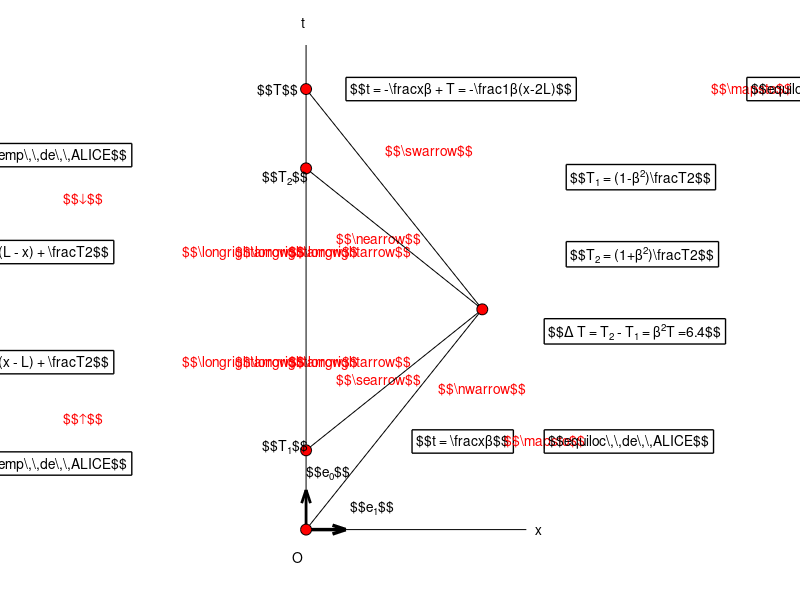

This chart was generated by the following MATLAB code:
%
% twins3.m
% ===========================================================
% João Leite 77907, Tiago Fernandes 77896, João Tomázio 78039
%

clear all
close all

% eixos
% ============================================

x_max=4;
t_max=11;

plot([0 x_max+1],[0 0],'black')
text(x_max+1.2,0,'x');
text(-0.1,11.5,'t');

hold on


% dados
% =============================================

T=10;
beta=4/5;

% formulas
% =============================================

L=beta*T/2;
gamma=1/sqrt(1-beta^2);

%formula B^2 * T
beta_2 = beta^2 * T;

%equitemp
text(-8,8.5,'$$equitemp\,\,de\,\,ALICE$$','Color','black','LineWidth',1,'LineStyle','-','EdgeColor','black');
%downarrow
text(-5.5,7.5,'$$\downarrow$$','Color','r');
%t pequeno
text(-8,6.3,'$$t = \beta (L - x) + \frac{T}{2}$$','Color','black','LineWidth',1,'LineStyle','-','EdgeColor','black');
% longrightarrow
text(-0.4,6.3,'$$\longrightarrow$$','Color','r');
% longrightarrow
text(-1.6,6.3,'$$\longrightarrow$$','Color','r');
% longrightarrow
text(-2.8,6.3,'$$\longrightarrow$$','Color','r');
% -> NE
text(0.7,6.6,'$$\nearrow$$','Color','r');
%t pequeno
text(-8,3.8,'$$t = \beta (x - L) + \frac{T}{2}$$','Color','black','LineWidth',1,'LineStyle','-','EdgeColor','black');
% longrightarrow
text(-0.4,3.8,'$$\longrightarrow$$','Color','r');
% longrightarrow
text(-1.6,3.8,'$$\longrightarrow$$','Color','r');
% longrightarrow
text(-2.8,3.8,'$$\longrightarrow$$','Color','r');
% -> SE
text(0.7,3.4,'$$\searrow$$','Color','r');
%uparrow
text(-5.5,2.5,'$$\uparrow$$','Color','r');
%equitemp Alice
text(-8,1.5,'$$equitemp\,\,de\,\,ALICE$$','Color','black','LineWidth',1,'LineStyle','-','EdgeColor','black');


%expressao equiloc Alice
text(1,10,'$$t = -\frac{x}{\beta} + T = -\frac{1}{\beta}(x-2L)$$','Color','black','LineWidth',1,'LineStyle','-','EdgeColor','black');
%->
text(9.2,10,'$$\mapsto$$','Color','r');
%->SW
text(1.8,8.6,'$$\swarrow$$','Color','r');
%equiloc alice
text(10.1,10,'$$equiloc\,\,de\,\,ALICE$$','Color','black','LineWidth',1,'LineStyle','-','EdgeColor','black');


%T1
text(6,8,'$$T_{1} = (1-\beta^2)\frac{T}{2}$$','Color','black','LineWidth',1,'LineStyle','-','EdgeColor','black');
%T2
text(6,6.25,'$$T_{2} = (1+\beta^2)\frac{T}{2}$$','Color','black','LineWidth',1,'LineStyle','-','EdgeColor','black');
%deltaT
text(5.5,4.5,['$$\Delta T = T_{2} - T_{1} = \beta^{2}T =',num2str(beta_2),'$$'],'Color','black','LineWidth',1,'LineStyle','-','EdgeColor','black');


%expressao equiloc alice
text(2.5,2,'$$t = \frac{x}{\beta}$$','Color','black','LineWidth',1,'LineStyle','-','EdgeColor','black');
%-> NO
text(3,3.2,'$$\nwarrow$$','Color','r');
%->
text(4.5,2,'$$\mapsto$$','Color','r');
%equiloc alice
text(5.5,2,'$$equiloc\,\,de\,\,ALICE$$','Color','black','LineWidth',1,'LineStyle','-','EdgeColor','black');



% desenho
% =============================================
plot([0 0],[0 t_max],'black')

plot([0 L],[0 T/2],'black')
plot([L 0],[T/2 T],'black')

plot([0 L],[beta*L+T/2 T/2],'black')
plot([0 L],[-beta*L+T/2 T/2],'black')

% vectores
% =============================================

%Eo
quiver(0,0,1,0, 'black','LineWidth',2.5);
text(0,1.3,'$$e_{0}$$','Color','black');
%E1
quiver(0,0,0,1, 'black','LineWidth',2);
text(1,0.5,'$$e_{1}$$','Color','black');
%G1
%GO
%F1
%F0

% pontos
% =============================================

plot(0,0,'ok','MarkerFaceColor','r','MarkerSize',8)
plot(0,T,'ok','MarkerFaceColor','r','MarkerSize',8)
plot(L,T/2,'ok','MarkerFaceColor','r','MarkerSize',8)
plot(0,beta*L+T/2,'ok','MarkerFaceColor','r','MarkerSize',8)
plot(0,-beta*L+T/2,'ok','MarkerFaceColor','r','MarkerSize',8)

% origem
text(-0.3,-0.6,'O');

% ponto T
text(-1.1,T,'$$T$$');

% ponto T1
text(-1,1.9,'$$T_{1}$$');

% ponto T2
text(-1,8,'$$T_{2}$$');

axis equal
axis off